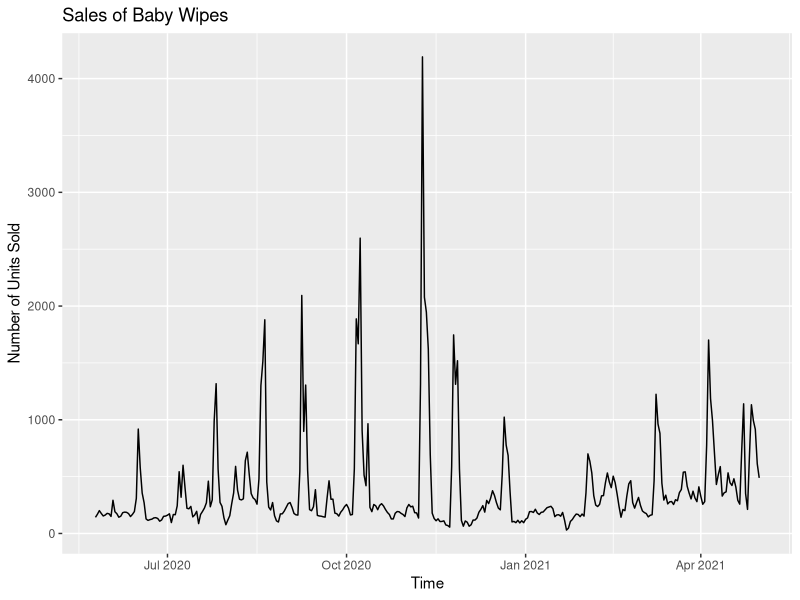
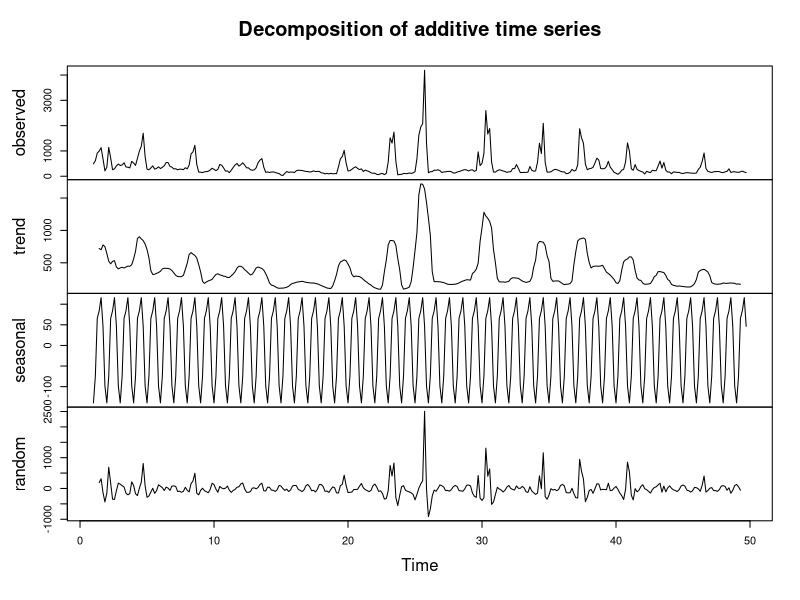
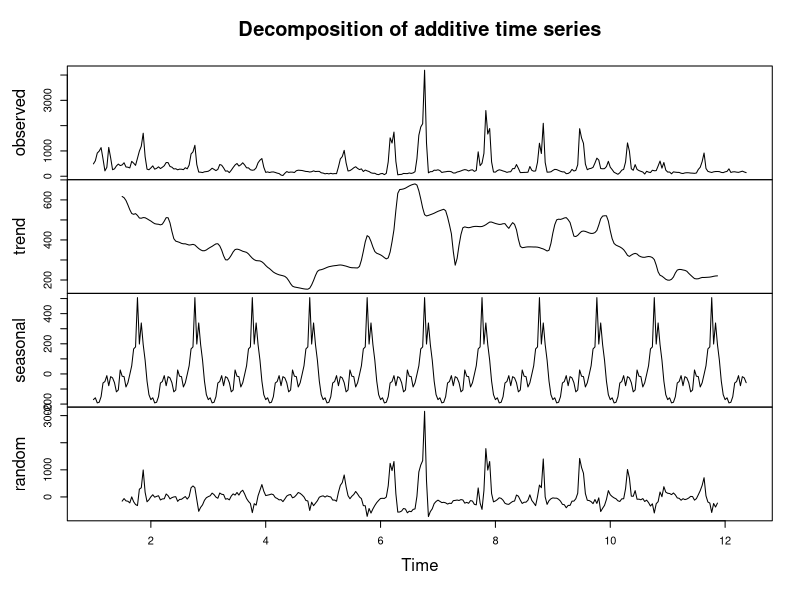
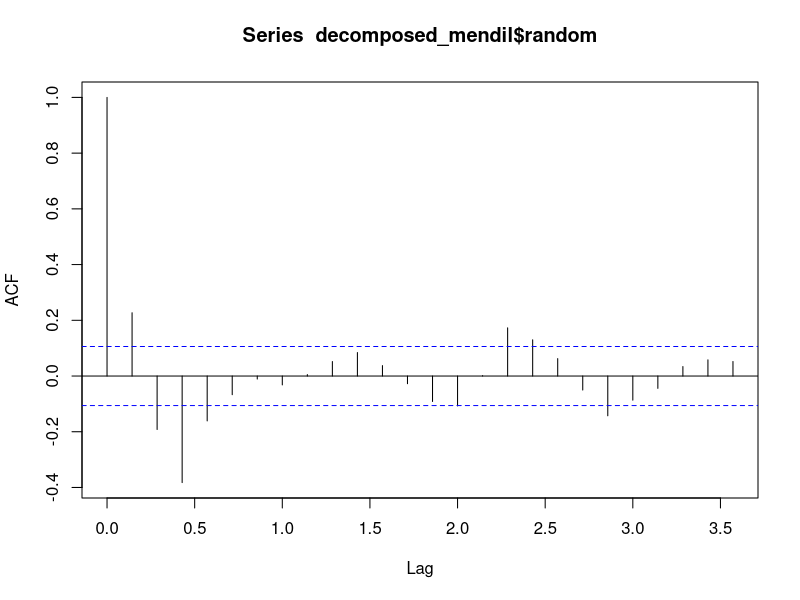
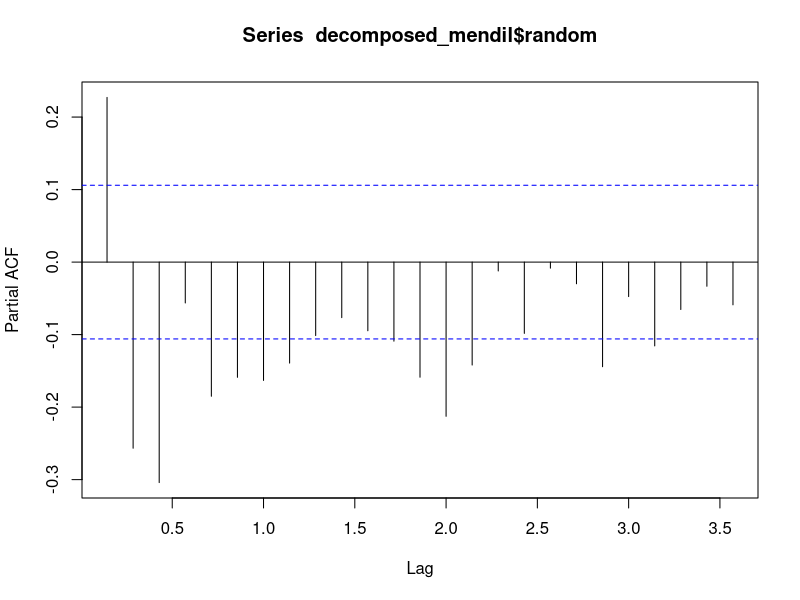
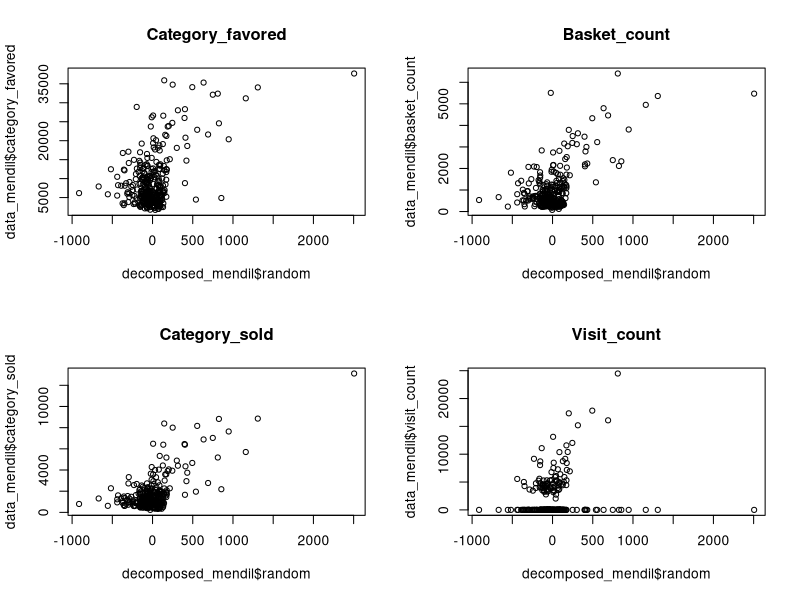
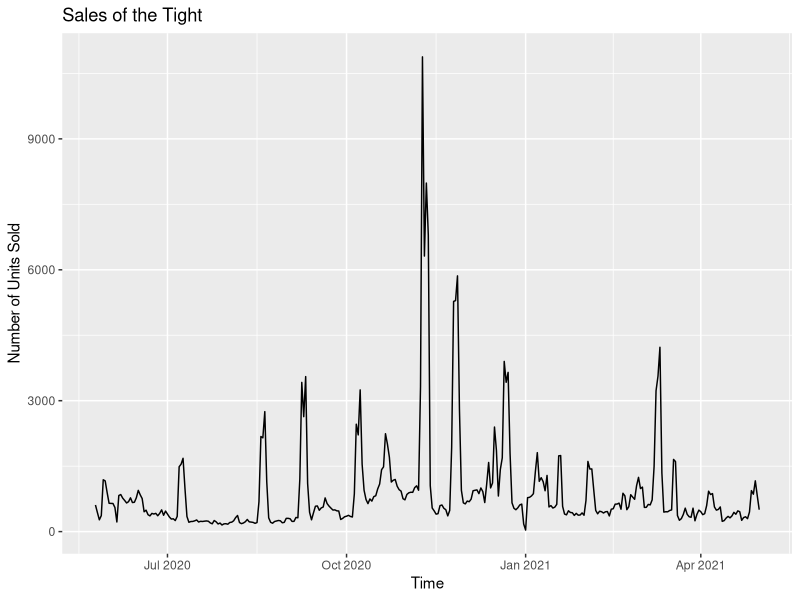
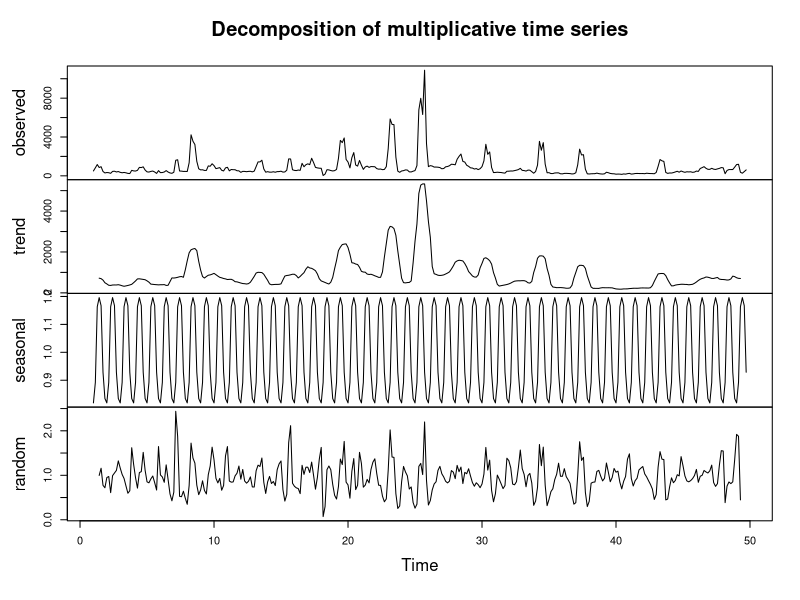

Reproduce these figures in R, in order.
## ---- chunk 1
knitr::opts_chunk$set(echo = TRUE)
library(urca)
library(ggplot2)
library(stats)
library(lubridate)
library(zoo)
library(forecast)
library(dplyr)
library(data.table)

data<-fread("project.csv")
str(data)
data[, product_content_id := as.character(product_content_id)]
data[, event_date := as.Date(event_date , format("%d.%m.%Y"))]
data[,w_day:=as.character(lubridate::wday(event_date,label=T))]
data[,month:=as.character(lubridate::month(event_date,label=T))]
data[, price := as.numeric(gsub(",", ".", price))]
str(data)

data_mont <- data[product_content_id==48740784]
data_bikini1 <- data[product_content_id==73318567]
data_bikini2 <- data[product_content_id==32737302]
data_tayt <- data[product_content_id==31515569]
data_kulaklik <- data[product_content_id==6676673]
data_supurge <- data[product_content_id==7061886]
data_yuztem <- data[product_content_id==85004]
data_oralb <- data[product_content_id==32939029]
data_mendil <- data[product_content_id==4066298]

#reporting accuracy
accu=function(actual,forecast){
  n=length(actual)
  error=actual-forecast
  mean=mean(actual)
  sd=sd(actual)
  CV=sd/mean
  FBias=sum(error)/sum(actual)
  MAPE=sum(abs(error/actual))/n
  RMSE=sqrt(sum(error^2)/n)
  MAD=sum(abs(error))/n
  MADP=sum(abs(error))/sum(abs(actual))
  WMAPE=MAD/mean
  l=data.table(n,mean,sd,CV,FBias,MAPE,RMSE,MAD,MADP,WMAPE)
  return(l)
}
## ---- chunk 2
ggplot(data[product_content_id==4066298],aes(x=event_date,y=sold_count))+geom_line()+labs(y="Number of Units Sold",x="Time",title = "Sales of Baby Wipes")

## ---- chunk 3
summary(ur.kpss(data_mendil$sold_count)) 

## ---- chunk 4
ts_mendil<- ts(data_mendil$sold_count,frequency=7)
decomposed_mendil<- decompose(ts_mendil,type="additive")
plot(decomposed_mendil)
summary(ur.kpss(decomposed_mendil$random)) 
## ---- chunk 5
ts_mendil2<- ts(data_mendil$sold_count,frequency=30)
decomposed_mendil2<- decompose(ts_mendil2,type="additive")
plot(decomposed_mendil2)
summary(ur.kpss(decomposed_mendil2$random)) 
## ---- chunk 6
acf(decomposed_mendil$random,na.action=na.pass)
pacf(decomposed_mendil$random,na.action=na.pass)
## ---- chunk 7
mendil_model1 = arima(decomposed_mendil$random, order = c(3,0,1))
AIC1=AIC(mendil_model1)

mendil_model2 = arima(decomposed_mendil$random, order = c(3,0,4))
AIC2=AIC(mendil_model2)

rbind(c("model 1", "model 2"),c(AIC1,AIC2))
## ---- chunk 8
data_mendil[ , w_day := as.factor(w_day)]
data_mendil[ , month := as.factor(month)]
data_mendil = data_mendil[ , -3]
lm_mendil = lm(sold_count ~ . , data_mendil)
summary(lm_mendil)
## ---- chunk 9
par(mfrow=c(2,2))
plot(decomposed_mendil$random,data_mendil$category_favored,main="Category_favored")
plot(decomposed_mendil$random,data_mendil$basket_count,main="Basket_count")
plot(decomposed_mendil$random,data_mendil$category_sold,main="Category_sold")
plot(decomposed_mendil$random,data_mendil$visit_count,main="Visit_count")
## ---- chunk 10
regressor_mendil = cbind(data_mendil$basket_count,data_mendil$category_favored)
mendil_arimax1=Arima(decomposed_mendil$random, order = c(3,0,1), xreg = regressor_mendil)
AIC1=AIC(mendil_arimax1)

mendil_arimax2=Arima(decomposed_mendil$random, order = c(3,0,4), xreg = regressor_mendil)
AIC2=AIC(mendil_arimax2)

mendil_arimax3=auto.arima(decomposed_mendil$random, xreg = regressor_mendil)
AIC3=AIC(mendil_arimax3)

rbind(c("model 1", "model 2","auto.arima"),c(AIC1,AIC2,AIC3))
## ---- chunk 11
mendil_fitted1=fitted(mendil_arimax1)
mendil_fitted1_transformed=mendil_fitted1+decomposed_mendil$seasonal+decomposed_mendil$trend
actual_mendil0 = as.numeric(ts_mendil[333:339])
fitted_mendil0 = as.numeric(mendil_fitted1_transformed[333:339])
perf1 = accu(actual_mendil0,fitted_mendil0)
perf1

mendil_fitted2=fitted(mendil_arimax2)
mendil_fitted2_transformed=mendil_fitted2+decomposed_mendil$seasonal+decomposed_mendil$trend
actual_mendil = as.numeric(ts_mendil[333:339])
fitted_mendil = as.numeric(mendil_fitted2_transformed[333:339])
perf2 = accu(actual_mendil,fitted_mendil)
perf2

mendil_fitted3=fitted(mendil_arimax3)
mendil_fitted3_transformed=mendil_fitted3+decomposed_mendil$seasonal+decomposed_mendil$trend
actual_mendil3 = as.numeric(ts_mendil[330:336])
fitted_mendil3 = as.numeric(mendil_fitted3_transformed[330:336])
perf3 = accu(actual_mendil3,fitted_mendil3)
perf3
## ---- chunk 12
ggplot(data[product_content_id==31515569],aes(x=event_date,y=sold_count))+geom_line()+labs(y="Number of Units Sold",x="Time",title = "Sales of the Tight")
## ---- chunk 13
summary(ur.kpss(data_tayt$sold_count)) 
## ---- chunk 14
ts_tayt=ts(data_tayt$sold_count,frequency=7)
decomposed_tayt<-decompose(ts_tayt,type="multiplicative")
plot(decomposed_tayt)
summary(ur.kpss(decomposed_tayt$random)) 
## ---- chunk 15
ts_tayt2=ts(data_tayt$sold_count,frequency=30)
decomposed_tayt2<-decompose(ts_tayt2,type="multiplicative")
plot(decomposed_tayt2)
summary(ur.kpss(decomposed_tayt2$random)) 
## ---- chunk 16
acf(decomposed_tayt$random,na.action=na.pass)
pacf(decomposed_tayt$random,na.action=na.pass)
## ---- chunk 17
tayt_model1 = arima(decomposed_tayt$random, order = c(2,0,1))
AIC1=AIC(tayt_model1)

tayt_model2 = arima(decomposed_tayt$random, order = c(2,0,2))
AIC2=AIC(tayt_model2)

rbind(c("model 1", "model 2"),c(AIC1,AIC2))
## ---- chunk 18
data_tayt[ , w_day := as.factor(w_day)]
data_tayt[ , month := as.factor(month)]
data_tayt = data_tayt[ , -3]
lm_tayt = lm(sold_count ~ . , data_tayt)
summary(lm_tayt)
## ---- chunk 19
par(mfrow=c(2,2))
plot(decomposed_tayt$random,data_tayt$category_favored,main="Category_favored")
plot(decomposed_tayt$random,data_tayt$basket_count,main="Basket_count")
plot(decomposed_tayt$random,data_tayt$category_sold,main="Category_sold")
plot(decomposed_tayt$random,data_tayt$visit_count,main="Visit_count")

## ---- chunk 20
regressor_tayt = cbind(data_tayt$basket_count,data_tayt$category_favored)
tayt_arimax1=Arima(decomposed_tayt$random, order = c(2,0,1), xreg = regressor_tayt)
AIC1=AIC(tayt_arimax1)

tayt_arimax2=Arima(decomposed_tayt$random, order = c(2,0,2), xreg = regressor_tayt)
AIC2=AIC(tayt_arimax2)

tayt_arimax3=auto.arima(decomposed_tayt$random, xreg = regressor_tayt)
AIC3=AIC(tayt_arimax3)

rbind(c("model 1", "model 2","auto.arima"),c(AIC1,AIC2,AIC3))

## ---- chunk 21
tayt_fitted1=fitted(tayt_arimax1)
tayt_fitted1_transformed=tayt_fitted1*decomposed_tayt$seasonal*decomposed_tayt$trend
actual_tayt0 = as.numeric(ts_tayt[333:339])
fitted_tayt0 = as.numeric(tayt_fitted1_transformed[333:339])
perf1 = accu(actual_tayt0,fitted_tayt0)
perf1

tayt_fitted2=fitted(tayt_arimax2)
tayt_fitted2_transformed=tayt_fitted2*decomposed_tayt$seasonal*decomposed_tayt$trend
actual_tayt = as.numeric(ts_tayt[333:339])
fitted_tayt = as.numeric(tayt_fitted2_transformed[333:339])
perf2 = accu(actual_tayt,fitted_tayt)
perf2

tayt_fitted3=fitted(tayt_arimax3)
tayt_fitted3_transformed=tayt_fitted3*decomposed_tayt$seasonal*decomposed_tayt$trend
actual_tayt3 = as.numeric(ts_tayt[330:336])
fitted_tayt3 = as.numeric(tayt_fitted3_transformed[330:336])
perf3 = accu(actual_tayt3,fitted_tayt3)
perf3
## ---- chunk 22


## ---- chunk 23

## ---- chunk 24
ggplot(data[product_content_id==73318567],aes(x=event_date,y=sold_count))+geom_line()+labs(y="Number of Units Sold",x="Time",title = "Sales of the Bikini Top 1")

## ---- chunk 25
summary(ur.kpss(data_bikini1$sold_count)) 
## ---- chunk 26
ts_bikini1 <- ts(data_bikini1$sold_count,frequency=7)
decomposed_bikini1<- decompose(ts_bikini1,type="additive")
plot(decomposed_bikini1)
summary(ur.kpss(decomposed_bikini1$random)) 
## ---- chunk 27
ts_bikini12 <- ts(data_bikini1$sold_count,frequency=30)
decomposed_bikini12<- decompose(ts_bikini12,type="additive")
plot(decomposed_bikini12)
summary(ur.kpss(decomposed_bikini12$random)) 
## ---- chunk 28
acf(decomposed_bikini1$random,na.action=na.pass)
pacf(decomposed_bikini1$random,na.action=na.pass)
## ---- chunk 29
bikini1_model1 = arima(decomposed_bikini1$random, order = c(3,0,4))
AIC1=AIC(bikini1_model1)

bikini1_model2 = arima(decomposed_bikini1$random, order = c(3,0,1))
AIC2=AIC(bikini1_model2)

rbind(c("model 1", "model 2"),c(AIC1,AIC2))
## ---- chunk 30
data_bikini1[ , w_day := as.factor(w_day)]
data_bikini1[ , month := as.factor(month)]
data_bikini1 = data_bikini1[ , -3]
lm_bikini1 = lm(sold_count ~ . , data_bikini1)
summary(lm_bikini1)
## ---- chunk 31
par(mfrow=c(2,2))
plot(decomposed_bikini1$random,data_bikini1$favored_count,main="Favored_Count")
plot(decomposed_bikini1$random,data_bikini1$basket_count,main="Basket_count")
plot(decomposed_bikini1$random,data_bikini1$visit_count,main="Visit_count")
## ---- chunk 32
regressor_bikini1 = data_bikini1$basket_count
bikini1_arimax1=Arima(decomposed_bikini1$random, order = c(3,0,1), xreg = regressor_bikini1)
AIC1=AIC(bikini1_arimax1)

bikini1_arimax2=Arima(decomposed_bikini1$random, order = c(3,0,4), xreg = regressor_bikini1)
AIC2=AIC(bikini1_arimax2)

bikini1_arimax3=auto.arima(decomposed_bikini1$random, xreg = regressor_bikini1)
AIC3=AIC(bikini1_arimax3)

rbind(c("model 1", "model 2","auto.arima"),c(AIC1,AIC2,AIC3))
## ---- chunk 33
bikini1_fitted1=fitted(bikini1_arimax1)
bikini_fitted1_transformed=bikini1_fitted1+decomposed_bikini1$seasonal+decomposed_bikini1$trend
actual_bikini10 = as.numeric(ts_bikini12[333:339])
fitted_bikini10 = as.numeric(bikini_fitted1_transformed[333:339])
perf1 = accu(actual_bikini10,fitted_bikini10)
perf1

bikini1_fitted2=fitted(bikini1_arimax2)
bikini_fitted2_transformed=bikini1_fitted2+decomposed_bikini1$seasonal+decomposed_bikini1$trend
actual_bikini11 = as.numeric(ts_bikini12[333:339])
fitted_bikini11 = as.numeric(bikini_fitted2_transformed[333:339])
perf2 = accu(actual_bikini11,fitted_bikini11)
perf2

bikini1_fitted3=fitted(bikini1_arimax3)
bikini_fitted2_transformed=bikini1_fitted3+decomposed_bikini1$seasonal+decomposed_bikini1$trend
actual_bikini12 = as.numeric(ts_bikini12[330:336])
fitted_bikini12 = as.numeric(bikini_fitted2_transformed[330:336])
perf3 = accu(actual_bikini12,fitted_bikini12)
perf3
## ---- chunk 34

## ---- chunk 35
ggplot(data[product_content_id==32737302],aes(x=event_date,y=sold_count))+geom_line()+labs(y="Number of Units Sold",x="Time",title = "Sales of the Bikini Top 2")

## ---- chunk 36
summary(ur.kpss(data_bikini2$sold_count)) 
## ---- chunk 37
ts_bikini2 <- ts(data_bikini2$sold_count,frequency=7)
decomposed_bikini2<- decompose(ts_bikini2,type="additive")
plot(decomposed_bikini2)
summary(ur.kpss(decomposed_bikini2$random)) 
## ---- chunk 38
ts_bikini22 <- ts(data_bikini2$sold_count,frequency=30)
decomposed_bikini22<- decompose(ts_bikini22,type="additive")
plot(decomposed_bikini22)
summary(ur.kpss(decomposed_bikini22$random)) 
## ---- chunk 39
acf(decomposed_bikini2$random,na.action=na.pass)
pacf(decomposed_bikini2$random,na.action=na.pass)
## ---- chunk 40
bikini2_model1 = arima(decomposed_bikini2$random, order = c(1,0,3))
AIC1=AIC(bikini2_model1)

bikini2_model2 = arima(decomposed_bikini2$random, order = c(1,0,4))
AIC2=AIC(bikini2_model2)

rbind(c("model 1", "model 2"),c(AIC1,AIC2))
## ---- chunk 41
data_bikini2[ , w_day := as.factor(w_day)]
data_bikini2[ , month := as.factor(month)]
data_bikini2 = data_bikini2[ , -3]
lm_bikini2 = lm(sold_count ~ . , data_bikini2)
summary(lm_bikini2)
## ---- chunk 42
par(mfrow=c(2,2))
plot(decomposed_bikini2$random,data_bikini2$category_visits,main="Category_visits")
plot(decomposed_bikini2$random,data_bikini2$basket_count,main="Basket_count")
plot(decomposed_bikini2$random,data_bikini2$category_favored,main="Category_favored")
## ---- chunk 43
regressor_bikini2 = data_bikini2$basket_count

bikini2_arimax1=Arima(decomposed_bikini2$random, order = c(1,0,3), xreg = regressor_bikini2)
AIC1=AIC(bikini2_arimax1)

bikini2_arimax2=Arima(decomposed_bikini2$random, order = c(1,0,4), xreg = regressor_bikini2)
AIC2=AIC(bikini2_arimax2)

bikini2_arimax3=auto.arima(decomposed_bikini2$random, xreg = regressor_bikini2)
AIC3=AIC(bikini2_arimax3)

rbind(c("model 1", "model 2","auto.arima"),c(AIC1,AIC2,AIC3))
## ---- chunk 44
bikini2_fitted1=fitted(bikini2_arimax1)
bikini2_fitted1_transformed=bikini2_fitted1+decomposed_bikini2$seasonal+decomposed_bikini2$trend
actual_bikini20 = as.numeric(ts_bikini22[333:339])
fitted_bikini20 = as.numeric(bikini2_fitted1_transformed[333:339])
perf1 = accu(actual_bikini20,fitted_bikini20)
perf1

bikini2_fitted2=fitted(bikini2_arimax2)
bikini2_fitted2_transformed=bikini2_fitted2+decomposed_bikini2$seasonal+decomposed_bikini2$trend
actual_bikini21 = as.numeric(ts_bikini22[333:339])
fitted_bikini21 = as.numeric(bikini2_fitted2_transformed[333:339])
perf2 = accu(actual_bikini21,fitted_bikini21)
perf2

bikini2_fitted3=fitted(bikini2_arimax3)
bikini2_fitted3_transformed=bikini2_fitted3+decomposed_bikini2$seasonal+decomposed_bikini2$trend
actual_bikini22 = as.numeric(ts_bikini22[330:336])
fitted_bikini22 = as.numeric(bikini2_fitted3_transformed[330:336])
perf3 = accu(actual_bikini22,fitted_bikini22)
perf3
## ---- chunk 45

## ---- chunk 46
ggplot(data[product_content_id==32939029],aes(x=event_date,y=sold_count))+geom_line()+labs(y="Number of Units Sold",x="Time",title = "Sales of Tooth Brush")
## ---- chunk 47
summary(ur.kpss(data_oralb$sold_count)) 

## ---- chunk 48
ts_oralb=ts(data_oralb$sold_count,frequency=7)
decomposed_oralb<-decompose(ts_oralb,type="additive")
plot(decomposed_oralb)
summary(ur.kpss(decomposed_oralb$random)) 
## ---- chunk 49
ts_oralb2=ts(data_oralb$sold_count,frequency=30)
decomposed_oralb2<-decompose(ts_oralb2,type="multiplicative")
plot(decomposed_oralb2)
summary(ur.kpss(decomposed_oralb2$random)) 
## ---- chunk 50
acf(decomposed_oralb$random,na.action=na.pass)
pacf(decomposed_oralb$random,na.action=na.pass)

## ---- chunk 51
oralb_model1 = arima(decomposed_oralb$random, order = c(1,0,0))
AIC1=AIC(oralb_model1)

oralb_model2 = arima(decomposed_oralb$random, order = c(2,0,0))
AIC2=AIC(oralb_model2)

oralb_model3=auto.arima(decomposed_oralb$random)

rbind(c("model 1", "model 2"),c(AIC1,AIC2))
## ---- chunk 52
data_oralb[ , w_day := as.factor(w_day)]
data_oralb[ , month := as.factor(month)]
data_oralb = data_oralb[ , -3]
lm_oralb = lm(sold_count ~ . , data_oralb)
summary(lm_oralb)
## ---- chunk 53
par(mfrow=c(2,2))
plot(decomposed_oralb$random,data_oralb$category_favored,main="Category_favored")
plot(decomposed_oralb$random,data_oralb$basket_count,main="Basket_count")
plot(decomposed_oralb$random,data_oralb$visit_count,main="Visit_count")
## ---- chunk 54
regressor_oralb = cbind(data_oralb$basket_count,data_oralb$visit_count)
oralb_arimax1=Arima(decomposed_oralb$random, order = c(1,0,0), xreg = regressor_oralb)
AIC1=AIC(oralb_arimax1)

oralb_arimax2=Arima(decomposed_oralb$random, order = c(2,0,0), xreg = regressor_oralb)
AIC2=AIC(oralb_arimax2)

oralb_arimax3=auto.arima(decomposed_oralb$random, xreg = regressor_oralb)
AIC3=AIC(oralb_arimax3)

rbind(c("model 1", "model 2","auto.arima"),c(AIC1,AIC2,AIC3))
## ---- chunk 55
oralb_fitted1=fitted(oralb_arimax1)
oralb_fitted1_transformed=oralb_fitted1*decomposed_oralb$seasonal*decomposed_oralb$trend
actual_oralb0 = as.numeric(ts_oralb[333:339])
fitted_oralb0 = as.numeric(oralb_fitted1_transformed[333:339])
perf1 = accu(actual_oralb0,fitted_oralb0)
perf1

oralb_fitted2=fitted(oralb_arimax2)
oralb_fitted2_transformed=oralb_fitted2*decomposed_oralb$seasonal*decomposed_oralb$trend
actual_oralb = as.numeric(ts_oralb[333:339])
fitted_oralb = as.numeric(oralb_fitted2_transformed[333:339])
perf2 = accu(actual_oralb,fitted_oralb)
perf2

oralb_fitted3=fitted(oralb_arimax3)
oralb_fitted3_transformed=oralb_fitted3*decomposed_oralb$seasonal*decomposed_oralb$trend
actual_oralb3 = as.numeric(ts_oralb[330:336])
fitted_oralb3 = as.numeric(oralb_fitted3_transformed[330:336])
perf3 = accu(actual_oralb3,fitted_oralb3)
perf3
## ---- chunk 56
ggplot(data[product_content_id==85004],aes(x=event_date,y=sold_count))+geom_line()+labs(y="Number of Units Sold",x="Time",title = "Sales of the Facial Cleanser")

## ---- chunk 57
summary(ur.kpss(data_yuztem$sold_count)) 

## ---- chunk 58
ts_yuztem <- ts(data_yuztem$sold_count,frequency=7)
decompose_yuztem<- decompose(ts_yuztem,type="multiplicative")
plot(decompose_yuztem)
summary(ur.kpss(decompose_yuztem$random)) 

## ---- chunk 59
ts_yuztem2 <- ts(data_yuztem$sold_count,frequency=30)
decompose_yuztem2<- decompose(ts_yuztem2,type="multiplicative")
plot(decompose_yuztem2)
summary(ur.kpss(decompose_yuztem2$random)) 

## ---- chunk 60
acf(decompose_yuztem$random,na.action=na.pass)
pacf(decompose_yuztem$random,na.action=na.pass)
## ---- chunk 61
yuztem_model1 = arima(decompose_yuztem$random, order = c(1,0,0))
AIC1=AIC(yuztem_model1)

yuztem_model2 = arima(decompose_yuztem$random, order = c(3,0,0))
AIC2=AIC(yuztem_model2)

rbind(c("model 1", "model 2"),c(AIC1,AIC2))
## ---- chunk 62
data_yuztem[ , w_day := as.factor(w_day)]
data_yuztem[ , month := as.factor(month)]
data_yuztem = data_yuztem[ , -3]
lm_yuztem = lm(sold_count ~ . , data_yuztem)
summary(lm_yuztem)
## ---- chunk 63
par(mfrow=c(2,2))
plot(decompose_yuztem$random,data_yuztem$category_favored,main="Category_favored")
plot(decompose_yuztem$random,data_yuztem$basket_count,main="Basket_count")
plot(decompose_yuztem$random,data_yuztem$category_sold,main="Category_sold")
plot(decompose_yuztem$random,data_yuztem$visit_count,main="Visit_count")
## ---- chunk 64
regressor_yuztem = cbind(data_yuztem$basket_count,data_yuztem$category_favored)
yuztem_arimax1=Arima(decompose_yuztem$random, order = c(1,0,0), xreg = regressor_yuztem)
AIC1=AIC(yuztem_arimax1)

yuztem_arimax2=Arima(decompose_yuztem$random, order = c(3,0,0), xreg = regressor_yuztem)
AIC2=AIC(yuztem_arimax2)

yuztem_arimax3=auto.arima(decompose_yuztem$random, xreg = regressor_yuztem)
AIC3=AIC(yuztem_arimax3)

rbind(c("model 1", "model 2","auto.arima"),c(AIC1,AIC2,AIC3))

## ---- chunk 65
summary(yuztem_arimax3)
## ---- chunk 66
yuztem_fitted1=fitted(yuztem_arimax1)
yuztem_fitted1_transformed=yuztem_fitted1*decompose_yuztem$seasonal*decompose_yuztem$trend
actual_yuztem0 = as.numeric(ts_yuztem[333:339])
fitted_yuztem0 = as.numeric(yuztem_fitted1_transformed[333:339])
perf1 = accu(actual_yuztem0,fitted_yuztem0)
perf1

yuztem_fitted2=fitted(yuztem_arimax2)
yuztem_fitted2_transformed=yuztem_fitted2*decompose_yuztem$seasonal*decompose_yuztem$trend
actual_yuztem = as.numeric(ts_yuztem[333:339])
fitted_yuztem = as.numeric(yuztem_fitted2_transformed[333:339])
perf2 = accu(actual_yuztem,fitted_yuztem)
perf2

yuztem_fitted3=fitted(yuztem_arimax3)
yuztem_fitted3_transformed=yuztem_fitted3*decompose_yuztem$seasonal*decompose_yuztem$trend
actual_yuztem3 = as.numeric(ts_yuztem[330:336])
fitted_yuztem3 = as.numeric(yuztem_fitted3_transformed[330:336])
perf3 = accu(actual_yuztem3,fitted_yuztem3)
perf3

## ---- chunk 67

## ---- chunk 68
ggplot(data[product_content_id==6676673],aes(x=event_date,y=sold_count))+geom_line()+labs(y="Number of Units Sold",x="Time",title = "Sales of the Bluetooth Headphones")
## ---- chunk 69
summary(ur.kpss(data_kulaklik$sold_count)) 
## ---- chunk 70
ts_kulaklik=ts(data_kulaklik$sold_count,frequency=7)
decomposed_kulaklik<-decompose(ts_kulaklik,type="additive")
plot(decomposed_kulaklik)
summary(ur.kpss(decomposed_kulaklik$random)) 
## ---- chunk 71
ts_kulaklik2=ts(data_kulaklik$sold_count,frequency=30)
decomposed_kulaklik2<-decompose(ts_kulaklik2,type="additive")
plot(decomposed_kulaklik2)
summary(ur.kpss(decomposed_kulaklik2$random)) 
## ---- chunk 72
acf(decomposed_kulaklik$random,na.action=na.pass)
pacf(decomposed_kulaklik$random,na.action=na.pass)
## ---- chunk 73
kulaklik_model1 = arima(decomposed_kulaklik$random, order = c(1,0,0))
AIC1=AIC(kulaklik_model1)

kulaklik_model2 = arima(decomposed_kulaklik$random, order = c(3,0,0))
AIC2=AIC(kulaklik_model2)


rbind(c("model 1", "model 2"),c(AIC1,AIC2))
## ---- chunk 74
data_kulaklik[ , w_day := as.factor(w_day)]
data_kulaklik[ , month := as.factor(month)]
data_kulaklik = data_kulaklik[ , -3]
lm_kulaklik = lm(sold_count ~ . , data_kulaklik)
summary(lm_kulaklik)
## ---- chunk 75
par(mfrow=c(2,2))
plot(decomposed_kulaklik$random,data_kulaklik$category_favored,main="Category_favored")
plot(decomposed_kulaklik$random,data_kulaklik$basket_count,main="Basket_count")
plot(decomposed_kulaklik$random,data_kulaklik$category_sold,main="Category_sold")
plot(decomposed_kulaklik$random,data_kulaklik$category_visits,main="Category_visits")
## ---- chunk 76
regressor_kulaklik = cbind(data_kulaklik$basket_count,data_kulaklik$category_favored,data_kulaklik$category_visits,data_kulaklik$category_sold)
kulaklik_arimax1=Arima(decomposed_kulaklik$random, order = c(2,0,1), xreg = regressor_kulaklik)
AIC1=AIC(kulaklik_arimax1)

kulaklik_arimax2=Arima(decomposed_kulaklik$random, order = c(2,0,2), xreg = regressor_kulaklik)
AIC2=AIC(kulaklik_arimax2)

kulaklik_arimax3=auto.arima(decomposed_kulaklik$random, xreg = regressor_kulaklik)
AIC3=AIC(kulaklik_arimax3)

rbind(c("model 1", "model 2","auto.arima"),c(AIC1,AIC2,AIC3))
## ---- chunk 77
kulaklik_fitted1=fitted(kulaklik_arimax1)
kulaklik_fitted1_transformed=kulaklik_fitted1*decomposed_kulaklik$seasonal*decomposed_kulaklik$trend
actual_kulaklik0 = as.numeric(ts_kulaklik[333:339])
fitted_kulaklik0 = as.numeric(kulaklik_fitted1_transformed[333:339])
perf1 = accu(actual_kulaklik0,fitted_kulaklik0)
perf1

kulaklik_fitted2=fitted(kulaklik_arimax2)
kulaklik_fitted2_transformed=kulaklik_fitted2*decomposed_kulaklik$seasonal*decomposed_kulaklik$trend
actual_kulaklik = as.numeric(ts_kulaklik[333:339])
fitted_kulaklik = as.numeric(kulaklik_fitted2_transformed[333:339])
perf2 = accu(actual_kulaklik,fitted_kulaklik)
perf2

kulaklik_fitted3=fitted(kulaklik_arimax3)
kulaklik_fitted3_transformed=kulaklik_fitted3*decomposed_kulaklik$seasonal*decomposed_kulaklik$trend
actual_kulaklik3 = as.numeric(ts_kulaklik[330:336])
fitted_kulaklik3 = as.numeric(kulaklik_fitted3_transformed[330:336])
perf3 = accu(actual_kulaklik3,fitted_kulaklik3)
perf3
## ---- chunk 78
ggplot(data_mont,aes(event_date,sold_count)) + geom_line() + xlab("Date") + ylab("Number of Mont Sales") 

## ---- chunk 79
summary(ur.kpss(data_mont$sold_count)) 

## ---- chunk 80
ts_mont <- ts(data_mont$sold_count,frequency=7)
decompose_mont_multip <- decompose(ts_mont,type="multiplicative")
plot(decompose_mont_multip)
summary(ur.kpss(decompose_mont_multip$random)) 

## ---- chunk 81
ts_mont <- ts(data_mont$sold_count,frequency=7)
decompose_mont_add <- decompose(ts_mont,type="additive")
plot(decompose_mont_add)
summary(ur.kpss(decompose_mont_add$random)) 
## ---- chunk 82
acf(data_mont$sold_count, lag.max = 50)
pacf(data_mont$sold_count, lag.max = 50)
## ---- chunk 83
acf(diff(data_mont$sold_count,7), lag.max = 50)
summary(ur.kpss(diff(data_mont$sold_count,7))) 
## ---- chunk 84
acf(diff(data_mont$sold_count,1), lag.max = 50) 
summary(ur.kpss(diff(data_mont$sold_count,1))) 
## ---- chunk 85
data_mont[,lag1:=shift(sold_count,1)]
data_mont[,lag7:=shift(sold_count,7)]
## ---- chunk 86
acf(data_mont$sold_count, na.action = na.pass,lag.max = 50)
pacf(data_mont$sold_count,na.action = na.pass, lag.max = 50)
## ---- chunk 87
model1 = arima(data_mont$sold_count, order = c(1,0,5))
summary(model1)

model2 = arima(data_mont$sold_count, order = c(1,0,1))
summary(model2)

## ---- chunk 88
data_mont[ , w_day := as.factor(w_day)]
data_mont[ , month := as.factor(month)]
data_mont = data_mont[ , -3]
lm_mont = lm(sold_count ~ . , data_mont)
summary(lm_mont)
## ---- chunk 89
lm_mont2 = lm(sold_count ~ basket_count+category_favored, data_mont)
summary(lm_mont2) 
## ---- chunk 90
regressor_mont = cbind(data_mont$basket_count,data_mont$category_favored)
x_mont = arima(data_mont$sold_count, order = c(1,0,5), xreg = regressor_mont )
summary(x_mont)
## ---- chunk 91
train_start=as.Date('2020-05-25')
test_start=as.Date('2021-04-25')
test_end=as.Date('2021-05-01')
test_dates=seq(test_start,test_end,by='day')
test_dates

forecast_ahead=1
results=vector('list',length(test_dates))
i=1

for(i in 1:length(test_dates)){
  current_date=test_dates[i]-forecast_ahead
  
  past_data=data_mont[event_date<=current_date]
  forecast_data=data_mont[event_date==test_dates[i]]
  
  #arima model 1 0 5
  mont_model1 = arima(data_mont$sold_count, order = c(1,0,5) , xreg = regressor_mont)
  forecasted=round(predict(mont_model1, newxreg=tail(regressor_mont,1),  n.ahead =1)$pred)
  forecast_data[,model1:=as.numeric(forecasted)]
  
  #arima model 1 0 4
  mont_model2 = arima(data_mont$sold_count, order = c(1,0,4) , xreg = regressor_mont)
  forecasted=round(predict(mont_model2, newxreg=tail(regressor_mont,1),  n.ahead =1)$pred)
  forecast_data[,model2:=as.numeric(forecasted)]
  
  #autoarima 
  mont_model3 = auto.arima(data_mont$sold_count, xreg = regressor_mont)
  forecasted=round(forecast(mont_model3, xreg = tail(regressor_mont,1), h = 1 )$mean)
  forecast_data[,model3:=as.numeric(forecasted)]
  
  results[[i]]=forecast_data
}

overall_results=rbindlist(results) 
melted_result=melt(overall_results,c('event_date','sold_count'),c('model1','model2','model3'))

## ---- chunk 92
melted_result[,accu(sold_count,value),by=list(variable)]
performance=melted_result[,accu(sold_count,value),by=list(variable)]
performance
## ---- chunk 93
ggplot(data[product_content_id==7061886],aes(x=event_date,y=sold_count))+geom_line()+labs(y="Number of Units Sold",x="Time",title = "Sales of the Vacuum Cleaner")
## ---- chunk 94
summary(ur.kpss(data_supurge$sold_count)) 

## ---- chunk 95
ts_supurge=ts(data_supurge$sold_count,frequency=7)
decomposed_supurge<-decompose(ts_supurge,type="multiplicative")
plot(decomposed_supurge)
summary(ur.kpss(decomposed_supurge$random)) 
## ---- chunk 96
ts_supurge2=ts(data_supurge$sold_count,frequency=30)
decomposed_supurge2<-decompose(ts_supurge2,type="multiplicative")
plot(decomposed_supurge2)
summary(ur.kpss(decomposed_supurge2$random)) 
## ---- chunk 97
acf(decomposed_supurge$random,na.action=na.pass)
pacf(decomposed_supurge$random,na.action=na.pass)
## ---- chunk 98
supurge_model1 = arima(decomposed_supurge$random, order = c(2,0,1))
AIC1=AIC(supurge_model1)

supurge_model2 = arima(decomposed_supurge$random, order = c(2,0,2))
AIC2=AIC(supurge_model2)

rbind(c("model 1", "model 2"),c(AIC1,AIC2))
## ---- chunk 99
data_supurge[ , w_day := as.factor(w_day)]
data_supurge[ , month := as.factor(month)]
data_supurge = data_supurge[ , -3]
lm_supurge = lm(sold_count ~ . , data_supurge)
summary(lm_supurge)
## ---- chunk 100
par(mfrow=c(2,2))
plot(decomposed_supurge$random,data_supurge$category_favored,main="Category_favored")
plot(decomposed_supurge$random,data_supurge$basket_count,main="Basket_count")
plot(decomposed_supurge$random,data_supurge$category_sold,main="Category_sold")
plot(decomposed_supurge$random,data_supurge$category_visits,main="category_visits")
## ---- chunk 101
regressor_supurge = cbind(data_supurge$basket_count,data_supurge$category_favored)
supurge_arimax1=Arima(decomposed_supurge$random, order = c(2,0,1), xreg = regressor_supurge)
AIC1=AIC(supurge_arimax1)

supurge_arimax2=Arima(decomposed_supurge$random, order = c(2,0,2), xreg = regressor_supurge)
AIC2=AIC(tayt_arimax2)

supurge_arimax3=auto.arima(decomposed_supurge$random, xreg = regressor_supurge)
AIC3=AIC(supurge_arimax3)

rbind(c("model 1", "model 2","auto.arima"),c(AIC1,AIC2,AIC3))

## ---- chunk 102
supurge_fitted1=fitted(supurge_arimax1)
supurge_fitted1_transformed=supurge_fitted1*decomposed_supurge$seasonal*decomposed_supurge$trend
actual_supurge0 = as.numeric(ts_supurge[333:339])
fitted_supurge0 = as.numeric(supurge_fitted1_transformed[333:339])
perf1 = accu(actual_supurge0,fitted_supurge0)
perf1

supurge_fitted2=fitted(supurge_arimax2)
supurge_fitted2_transformed=supurge_fitted2*decomposed_supurge$seasonal*decomposed_supurge$trend
actual_supurge = as.numeric(ts_supurge[333:339])
fitted_supurge = as.numeric(supurge_fitted2_transformed[333:339])
perf2 = accu(actual_supurge,fitted_supurge)
perf2

supurge_fitted3=fitted(supurge_arimax3)
supurge_fitted3_transformed=supurge_fitted3*decomposed_supurge$seasonal*decomposed_supurge$trend
actual_supurge3 = as.numeric(ts_supurge[330:336])
fitted_supurge3 = as.numeric(supurge_fitted3_transformed[330:336])
perf3 = accu(actual_supurge3,fitted_supurge3)
perf3
